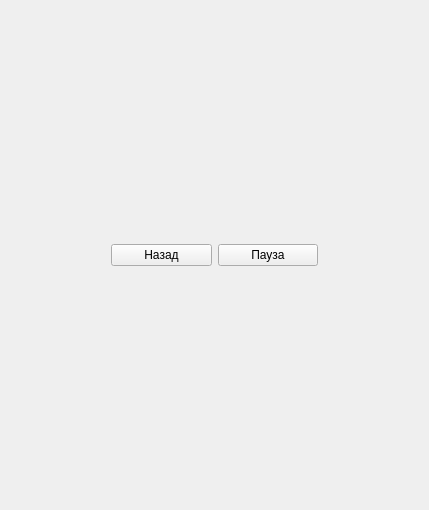
<?xml version="1.0" encoding="UTF-8"?>
<ui version="4.0">
    <class>Form</class>
    <widget class="QWidget" name="Form">
        <property name="geometry">
            <rect>
                <x>0</x>
                <y>0</y>
                <width>429</width>
                <height>510</height>
            </rect>
        </property>
        <property name="windowTitle">
            <string>Form</string>
        </property>
        <layout class="QVBoxLayout" name="verticalLayout_2">
            <item>
                <layout class="QVBoxLayout" name="verticalLayout" stretch="1">
                    <property name="sizeConstraint">
                        <enum>QLayout::SetDefaultConstraint</enum>
                    </property>
                    <item>
                        <layout class="QHBoxLayout" name="horizontalLayout">
                            <property name="spacing">
                                <number>6</number>
                            </property>
                            <item>
                                <spacer name="horizontalSpacer">
                                    <property name="orientation">
                                        <enum>Qt::Horizontal</enum>
                                    </property>
                                    <property name="sizeHint" stdset="0">
                                        <size>
                                            <width>40</width>
                                            <height>20</height>
                                        </size>
                                    </property>
                                </spacer>
                            </item>
                            <item>
                                <widget class="QPushButton" name="toMenuViewButton">
                                    <property name="sizePolicy">
                                        <sizepolicy hsizetype="Expanding" vsizetype="Fixed">
                                            <horstretch>0</horstretch>
                                            <verstretch>0</verstretch>
                                        </sizepolicy>
                                    </property>
                                    <property name="text">
                                        <string>Назад</string>
                                    </property>
                                </widget>
                            </item>
                            <item>
                                <widget class="QPushButton" name="pauseButton">
                                    <property name="sizePolicy">
                                        <sizepolicy hsizetype="Expanding" vsizetype="Fixed">
                                            <horstretch>0</horstretch>
                                            <verstretch>0</verstretch>
                                        </sizepolicy>
                                    </property>
                                    <property name="text">
                                        <string>Пауза</string>
                                    </property>
                                    <property name="checkable">
                                        <bool>true</bool>
                                    </property>
                                    <property name="checked">
                                        <bool>false</bool>
                                    </property>
                                </widget>
                            </item>
                            <item>
                                <spacer name="horizontalSpacer_2">
                                    <property name="orientation">
                                        <enum>Qt::Horizontal</enum>
                                    </property>
                                    <property name="sizeHint" stdset="0">
                                        <size>
                                            <width>40</width>
                                            <height>20</height>
                                        </size>
                                    </property>
                                </spacer>
                            </item>
                        </layout>
                    </item>
                </layout>
            </item>
        </layout>
    </widget>
    <resources/>
    <connections/>
</ui>
